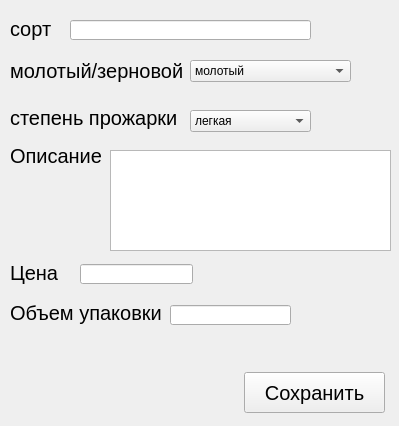
<?xml version="1.0" encoding="UTF-8"?>
<ui version="4.0">
 <class>Form</class>
 <widget class="QWidget" name="Form">
  <property name="geometry">
   <rect>
    <x>0</x>
    <y>0</y>
    <width>399</width>
    <height>426</height>
   </rect>
  </property>
  <property name="windowTitle">
   <string>Form</string>
  </property>
  <widget class="QLabel" name="label">
   <property name="geometry">
    <rect>
     <x>10</x>
     <y>13</y>
     <width>41</width>
     <height>31</height>
    </rect>
   </property>
   <property name="font">
    <font>
     <pointsize>15</pointsize>
    </font>
   </property>
   <property name="text">
    <string>сорт</string>
   </property>
  </widget>
  <widget class="QLabel" name="label_2">
   <property name="geometry">
    <rect>
     <x>10</x>
     <y>55</y>
     <width>181</width>
     <height>31</height>
    </rect>
   </property>
   <property name="font">
    <font>
     <pointsize>15</pointsize>
    </font>
   </property>
   <property name="text">
    <string>молотый/зерновой</string>
   </property>
  </widget>
  <widget class="QLabel" name="label_3">
   <property name="geometry">
    <rect>
     <x>10</x>
     <y>143</y>
     <width>91</width>
     <height>25</height>
    </rect>
   </property>
   <property name="font">
    <font>
     <pointsize>15</pointsize>
    </font>
   </property>
   <property name="text">
    <string>Описание</string>
   </property>
  </widget>
  <widget class="QLabel" name="label_4">
   <property name="geometry">
    <rect>
     <x>10</x>
     <y>105</y>
     <width>171</width>
     <height>25</height>
    </rect>
   </property>
   <property name="font">
    <font>
     <pointsize>15</pointsize>
    </font>
   </property>
   <property name="text">
    <string>степень прожарки</string>
   </property>
  </widget>
  <widget class="QLabel" name="label_5">
   <property name="geometry">
    <rect>
     <x>10</x>
     <y>260</y>
     <width>61</width>
     <height>25</height>
    </rect>
   </property>
   <property name="font">
    <font>
     <pointsize>15</pointsize>
    </font>
   </property>
   <property name="text">
    <string>Цена</string>
   </property>
  </widget>
  <widget class="QLineEdit" name="sort">
   <property name="geometry">
    <rect>
     <x>70</x>
     <y>20</y>
     <width>241</width>
     <height>20</height>
    </rect>
   </property>
  </widget>
  <widget class="QComboBox" name="roasting">
   <property name="geometry">
    <rect>
     <x>190</x>
     <y>60</y>
     <width>161</width>
     <height>22</height>
    </rect>
   </property>
   <item>
    <property name="text">
     <string>молотый</string>
    </property>
   </item>
   <item>
    <property name="text">
     <string>зерновой</string>
    </property>
   </item>
  </widget>
  <widget class="QComboBox" name="type">
   <property name="geometry">
    <rect>
     <x>190</x>
     <y>110</y>
     <width>121</width>
     <height>22</height>
    </rect>
   </property>
   <item>
    <property name="text">
     <string>легкая</string>
    </property>
   </item>
   <item>
    <property name="text">
     <string>средняя</string>
    </property>
   </item>
   <item>
    <property name="text">
     <string>сильная</string>
    </property>
   </item>
  </widget>
  <widget class="QPlainTextEdit" name="description">
   <property name="geometry">
    <rect>
     <x>110</x>
     <y>150</y>
     <width>281</width>
     <height>101</height>
    </rect>
   </property>
  </widget>
  <widget class="QLineEdit" name="price">
   <property name="geometry">
    <rect>
     <x>80</x>
     <y>264</y>
     <width>113</width>
     <height>20</height>
    </rect>
   </property>
  </widget>
  <widget class="QLineEdit" name="V_V">
   <property name="geometry">
    <rect>
     <x>170</x>
     <y>305</y>
     <width>121</width>
     <height>20</height>
    </rect>
   </property>
  </widget>
  <widget class="QLabel" name="label_6">
   <property name="geometry">
    <rect>
     <x>10</x>
     <y>300</y>
     <width>151</width>
     <height>25</height>
    </rect>
   </property>
   <property name="font">
    <font>
     <pointsize>15</pointsize>
    </font>
   </property>
   <property name="text">
    <string>Объем упаковки</string>
   </property>
  </widget>
  <widget class="QPushButton" name="save_button">
   <property name="geometry">
    <rect>
     <x>244</x>
     <y>372</y>
     <width>141</width>
     <height>41</height>
    </rect>
   </property>
   <property name="font">
    <font>
     <pointsize>15</pointsize>
    </font>
   </property>
   <property name="text">
    <string>Сохранить</string>
   </property>
  </widget>
 </widget>
 <resources/>
 <connections/>
</ui>
